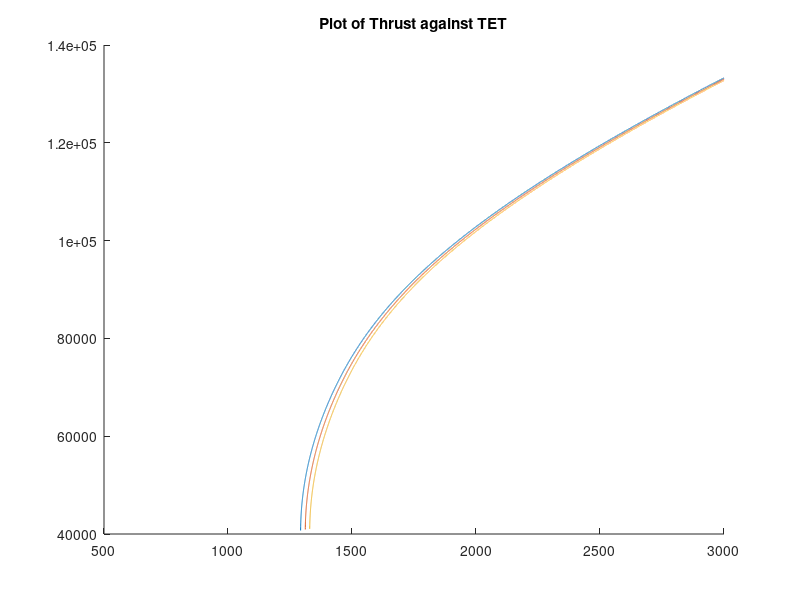

Source code (MATLAB): (Note: this script raises an error after producing the figure.)
clc
clear
close all

% --------------------------- Input Parameters -----------------------------

M0 = 0.8;%Mach number of aircraft

yCold = 1.4;%Cold air properties - capacity ratio, heat capacity and gas constant
CpCold = 1005;
RCold = 287;

yHot = 1.333;%Hot Air properties
CpHot= 1150;
RHot = 287.3;

PRintake = 0.96;%Intake pressure recovery

PRCritCold = ((yCold+1)./2).^(yCold./(yCold-1));%Critial pressure ratio for choking cold air
PRlp = PRCritCold;%Low pressure compressor pressure ratio - it is known to be CHOKED
LPCEff =0.93;%Low pressure compressor isentropic efficiency

HPCEff = 0.91;%High pressure compressor isentropic efficiency
BPR = 6.64;%Bypass ratio
n = 1.14;%Normalised spool speed
PRhp = [0.9.*26.7 .* (n .^ 1.22),26.7 .* (n .^ 1.22), 1.1*26.7 .* (n .^ 1.22)];%High pressure compressor pressure ratio for an increase and decrease of
%10% about the provided value of n

PRcomb = 0.98;%Pressure ratio combustor
CombEff=0.99;%combuster efficiency

LHV = 43.1 .* 10.^6;%Lower Heating Value of fuel

HPTEff = 0.94;%high pressure turbine isentropic efficiency
HPSpoolEff = 0.99;%High pressure spool efficiency

LPTEff = 0.95;%Low pressure turbine isentropic efficiency
LPSpoolEff = 0.99;%low pressure spol efficiency

PRJet = 1;%Jet pressure recovery
PRCore = 1;%Core pressure recovery
PRBypass = 0.9;%Bypass pressure recovery

TET = 940:.1:3000;%Turbine entry temperature

%Calculating pressures for the altitude
P0= 100000.* (0.2858 + ((0.2858-0.2650) .* (17./50)));
T0=226.5 + (223.3-226.5).*(17./50);
V0 = M0 .* sqrt(yCold.*RCold.*T0);

%Total pressure and temperature at intake
Pt0 = P0 .* (1+ ((M0.^2).*((yCold-1)./2))).^(yCold./(yCold-1));
Tt0 = T0 .*((Pt0./P0).^((yCold-1)./yCold));

%Intake stage
Pt1 = PRintake .* Pt0;
Tt1 = Tt0;

%Low pressure compressor stage
Pt2 = PRlp .* Pt1;
Tt2_ = Tt1.* (Pt2./Pt1).^((yCold-1)./yCold);
Tt2 = (Tt2_ - Tt1)./LPCEff + Tt1;

%High pressure compressor stage
Pt3 = PRhp .*Pt2;
Tt3_ = Tt2.* (Pt3./Pt2).^((yCold-1)./yCold);
Tt3 = (Tt3_ - Tt2)./HPCEff + Tt2;

%Combustor section
Tt4 = TET;
Pt4 = PRcomb .* Pt3;

AFR = [((LHV .* CombEff)./(CpHot.*(Tt4-Tt3(1))))-1,
    ((LHV .* CombEff)./(CpHot.*(Tt4-Tt3(2))))-1,
    ((LHV .* CombEff)./(CpHot.*(Tt4-Tt3(3))))-1];

mAirIntake = n .* 408;%Mass flow rate of air at intake
mCore = mAirIntake./(1+BPR);%mass flow of air rate into core of engine
mBypass = mCore.*BPR;%mass flow rate of air into engine bypass
mFuel = mCore./AFR(1,:);%Mass flow rate of the fuel into engine

%High pressure turbine
Tt5 = [Tt4 - ((AFR(1,:) .* CpCold .* (Tt3(1) - Tt2).*HPSpoolEff)./((AFR(1,:)+1).*CpHot)),
    Tt4 - ((AFR(2,:) .* CpCold .* (Tt3(2) - Tt2).*HPSpoolEff)./((AFR(2,:)+1).*CpHot)),
    Tt4 - ((AFR(3,:) .* CpCold .* (Tt3(3) - Tt2).*HPSpoolEff)./((AFR(3,:)+1).*CpHot))];
Tt5_ = Tt4 - ((Tt4-Tt5)./HPTEff);

Pt5 = [Pt4(1) .* (Tt5_(1,:)./Tt4).^(yHot/(yHot-1)),
       Pt4(2) .* (Tt5_(2,:)./Tt4).^(yHot/(yHot-1)),
       Pt4(3) .* (Tt5_(3,:)./Tt4).^(yHot/(yHot-1))];

%Low pressure turbine
Tt6 = Tt5 - (((BPR+1).*AFR.*CpCold.*(Tt2-Tt1).*LPSpoolEff)./((AFR+1).*CpHot));
Tt6_ = Tt5 - ((Tt5-Tt6)./LPTEff);

Pt6 = Pt5 .* (Tt6_./Tt5).^(yHot./(yHot-1));

%Jet pipe section
Tt7 = Tt6;
Pt7 = Pt6;

%Core Jet Nozzle 
Pt8 = Pt7;
Tt8 = Tt7;

PRCritHot = (((yHot)+1 )./2).^(yHot./(yHot-1));
TRCritHot = (yHot+1)./2;

PRIdealHot = Pt8./P0;

%FOr CHoked Scenarios
P8 = Pt8./PRCritHot;
T8 = Tt8./TRCritHot;
V8 = sqrt(yHot.*RHot.*T8);


%For non choked scenarios
P8(PRIdealHot < PRCritHot) = P0;
T8(PRIdealHot < PRCritHot) = Tt8(PRIdealHot < PRCritHot)./ ((Pt8(PRIdealHot < PRCritHot)./P8(PRIdealHot < PRCritHot)).^((yHot-1)./yHot));
V8(PRIdealHot < PRCritHot) = sqrt(2.*CpHot.*(Tt8(PRIdealHot < PRCritHot)-T8(PRIdealHot < PRCritHot)));

V8 = real(V8);

% A8overMcore = (1+(1./AFR)).*((RHot.*T8)./(P8.*V8));
% ThrustHot = (1+(1./AFR)).*V8 - V0+A8overMcore.*(P8-P0);
A8 = ((mCore + mFuel).*RHot.*T8)./(P8.*V8);
ThrustHot = (mCore+mFuel).*V8 - mCore.*V0+(A8.*(P8-P0));


%Bypass Nozzle
Tt9 = Tt2;
Pt9 = PRBypass .* Pt2;

TRCritCold = (yCold+1)./2;

P9 = Pt9./PRCritCold;
T9 = Tt9./TRCritCold;
V9 = sqrt(yCold.*RCold.*T9);

% A9overMcore = BPR .* ((RCold.*T9)./(P9.*V9));
% ThrustCold = (BPR .*(V9-V0))+A9overMcore.*(P9-P0);
A9 = ((mBypass).*RCold.*T9)./(P9.*V9);
ThrustCold = (mBypass).*V9 - mBypass.*V0+(A9.*(P9-P0));

%TotalValues
ThrustTotal = ThrustHot + ThrustCold;
TSFC = mFuel./ThrustTotal;

figure(1)
hold on
title('Plot of Thrust against TET');
plot(TET,ThrustTotal(1,:))
plot(TET,ThrustTotal(2,:))
plot(TET,ThrustTotal(3,:))
lgd = legend(num2str(round(PRhp(1),1)),num2str(round(PRhp(2),1)),num2str(round(PRhp(3),1)));
title(lgd,{'High Pressure Compressor'  'Pressure Ratio'})
axis([700 3000 0 200000])
xlabel('TET');
ylabel('Thrust (N)');


figure(2)
hold on
title('Plot of TSFC against TET');

plot(TET,TSFC(1,:))
plot(TET,TSFC(2,:))
plot(TET,TSFC(3,:))
axis([700 3000 0 0.00005])
lgd = legend(num2str(round(PRhp(1),1)),num2str(round(PRhp(2),1)),num2str(round(PRhp(3),1)));
title(lgd,{'High Pressure Compressor'  'Pressure Ratio'})
xlabel('TET');
ylabel('TSFC');



TET(TSFC == min(TSFC(1,:)))
TET(TSFC == min(TSFC(2,:)))
TET(TSFC == min(TSFC(3,:)))

